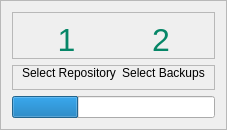
              <widget class="QFrame" name="frame_18">
               <property name="sizePolicy">
                <sizepolicy hsizetype="Preferred" vsizetype="Preferred">
                 <horstretch>0</horstretch>
                 <verstretch>0</verstretch>
                </sizepolicy>
               </property>
               <property name="styleSheet">
                <string notr="true">QLabel {
	text-align: center;
}</string>
               </property>
               <property name="frameShape">
                <enum>QFrame::StyledPanel</enum>
               </property>
               <property name="frameShadow">
                <enum>QFrame::Raised</enum>
               </property>
               <layout class="QVBoxLayout" name="verticalLayout_8">
                <item>
                 <widget class="QFrame" name="frame_19">
                  <property name="styleSheet">
                   <string notr="true">QLabel {
	font-size: 24pt;
	color: rgb(6, 134, 103);
}</string>
                  </property>
                  <property name="frameShape">
                   <enum>QFrame::StyledPanel</enum>
                  </property>
                  <property name="frameShadow">
                   <enum>QFrame::Raised</enum>
                  </property>
                  <layout class="QHBoxLayout" name="horizontalLayout_8">
                   <property name="bottomMargin">
                    <number>0</number>
                   </property>
                   <item>
                    <widget class="QLabel" name="label_12">
                     <property name="text">
                      <string>1</string>
                     </property>
                     <property name="alignment">
                      <set>Qt::AlignCenter</set>
                     </property>
                    </widget>
                   </item>
                   <item>
                    <widget class="QLabel" name="label_15">
                     <property name="text">
                      <string>2</string>
                     </property>
                     <property name="alignment">
                      <set>Qt::AlignCenter</set>
                     </property>
                    </widget>
                   </item>
                  </layout>
                 </widget>
                </item>
                <item>
                 <widget class="QFrame" name="frame_20">
                  <property name="frameShape">
                   <enum>QFrame::StyledPanel</enum>
                  </property>
                  <property name="frameShadow">
                   <enum>QFrame::Raised</enum>
                  </property>
                  <layout class="QHBoxLayout" name="horizontalLayout_9">
                   <property name="topMargin">
                    <number>0</number>
                   </property>
                   <item>
                    <widget class="QLabel" name="label_16">
                     <property name="text">
                      <string>Select Repository</string>
                     </property>
                     <property name="alignment">
                      <set>Qt::AlignCenter</set>
                     </property>
                    </widget>
                   </item>
                   <item>
                    <widget class="QLabel" name="label_17">
                     <property name="text">
                      <string>Select Backups</string>
                     </property>
                     <property name="alignment">
                      <set>Qt::AlignCenter</set>
                     </property>
                    </widget>
                   </item>
                  </layout>
                 </widget>
                </item>
                <item>
                 <widget class="QProgressBar" name="progressBar_3">
                  <property name="value">
                   <number>33</number>
                  </property>
                  <property name="textVisible">
                   <bool>false</bool>
                  </property>
                 </widget>
                </item>
               </layout>
              </widget>
